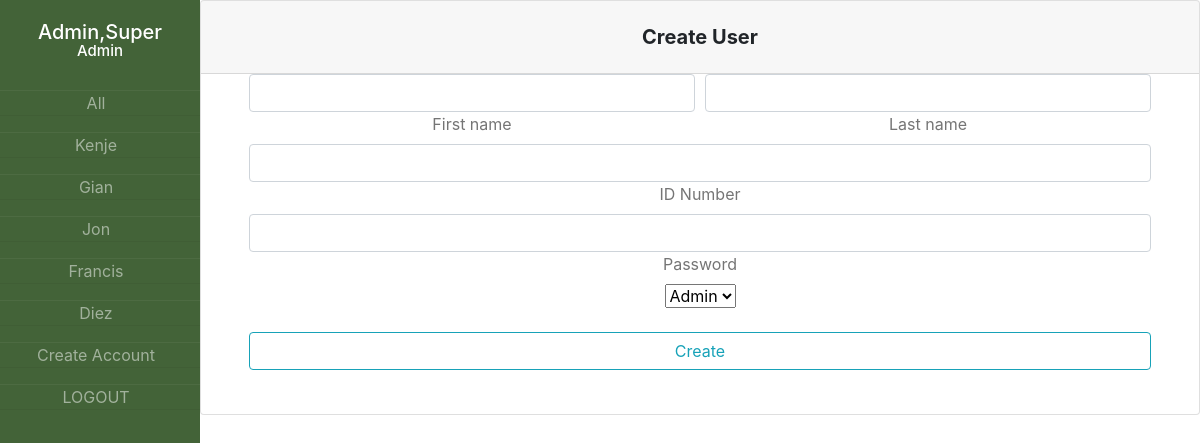
The page /createuserpage.php (signed in) on the database its author committed.
### tables this page shows
CREATE TABLE `DriverInformation` (
  `uid` int(10) NOT NULL,
  `Driver_ID` varchar(256) NOT NULL,
  `Date` date NOT NULL,
  `Driver_Name` varchar(256) NOT NULL,
  `Driver_Status` varchar(256) NOT NULL DEFAULT 'Not Disbursed',
  `Total_Amount` int(10) NOT NULL,
  `Collectibles` int(10) NOT NULL
);

### createuserpage.php (the view, shortened to what this page needs)
<!doctype html>
<html lang="en">
<head>
    <link rel="stylesheet" href="css/bootstrap.min.css">
    <link rel="stylesheet" href="css/dashboard.css">
</head>
<body>
<div class="wrapper">
    <div class="sidebar">
        <?php
            echo "<h1>";
            echo $_SESSION['S_lastname'].",".$_SESSION['S_firstname'];
            echo "</h1>";
            echo "<h2>";
            echo $_SESSION['S_UserType'];
            echo "</h2>";
        ?>
        <ul>
            <li><a href="dashboard.php?searchdate=<?php echo date('Y-m-j');?>">All</a></li>
            <?php
                $servername = "localhost";
                $username = "root";
                $password = "";
                $dbname = "ourserver";
                $conn = new mysqli($servername, $username, $password, $dbname);
                $sql = "SELECT * FROM DriverInformation";
                $result = $conn->query($sql);
                if ($result->num_rows > 0) {
                    $names = array();
                    while($row = $result->fetch_assoc()) {
                        if(!in_array($row["Driver_Name"],$names)){
                            echo '<li><a href="driver.php?driver='.$row["Driver_Name"].'">' .$row["Driver_Name"]. '</a></li>';
                        }
                        array_push($names, $row["Driver_Name"]);
                    }
                }
                else {
                    echo "No record";
                }
                if($_SESSION['S_UserType']=='Admin'){
                    echo '<li><a href="createuserpage.php">Create Account</a></li>';
                }
                echo '<li><a href="logout.php">LOGOUT</a></li>';
            ?>
        </ul>
    </div>
    <div class="main">
        <div class="register">
            <div class="card">
                <h5 class="card-header info-color white-text text-center py-4">
                    <strong>Create User</strong>
                </h5>
                <div class="card-body px-lg-5 pt-0">
                    <form class="text-center" style="color: #757575;" action="createuserprocess.php" method="POST">
                        <div class="form-row">
                            <div class="col">
                                <div class="md-form">
                                    <input type="text" id="materialRegisterFormFirstName" class="form-control" name="firstname" required="required">
                                    <label for="materialRegisterFormFirstName">First name</label>
                                </div>
                            </div>
                            <div class="col">
                                <div class="md-form">
                                    <input type="text" id="materialRegisterFormFirstName" class="form-control" name="lastname" required="required">
                                    <label for="materialRegisterFormFirstName">Last name</label>
                                </div>
                            </div>
                        </div>
                        <div class="md-form mt-0">
                            <input type="text" id="materialRegisterFormFirstName" class="form-control" name="username" required="required">
                            <label for="materialRegisterFormFirstName">ID Number</label>
                        </div>
                        <div class="md-form">
                            <input type="password" id="materialRegisterFormPassword" class="form-control" aria-describedby="materialRegisterFormPasswordHelpBlock" name="password" required="required">
                            <label for="materialRegisterFormPassword">Password</label>
                        </div>
                        <select name="usertype">
                            <option value="Admin">Admin</option>
                        </select>
                        <button class="btn btn-outline-info btn-rounded btn-block my-4 waves-effect z-depth-0" type="submit">Create</button>
                    </form>
                </div>
            </div>
        </div>
    </div>
</div>
</body>
</html>

### css/dashboard.css (style rules this page uses)
.wrapper { display: flex; position: relative; }
.wrapper .sidebar { position: fixed; width: 200px; height: 100%; background-color: rgb(67, 99, 56); padding-top: 20px; }
.wrapper .sidebar h1 { text-align: center; font-size: 20px; color: white; }
.wrapper .sidebar h2 { text-align: center; margin-top: -5%; margin-bottom: 15%; font-size: 15px; color: white; }
.wrapper .sidebar ul li { text-align: center; list-style: none; margin-bottom: 10%; margin-left: -30%; border-bottom: 1px solid rgba(0,0,0,0.05); border-top: 1px solid rgba(255,255,255,0.05); }
.wrapper .sidebar ul li a { color: rgba(255, 255, 255, 0.5); }
.wrapper .main { width: 100%; height: 100vh; margin-left: 200px; }

### rows shown on the page
driverinformation: Driver_Name "Kenje"
driverinformation: Driver_Name "Gian"
driverinformation: Driver_Name "Jon"
driverinformation: Driver_Name "Francis"
driverinformation: Driver_Name "Diez"

### other values the page prints
$_SESSION['S_lastname'] "Admin"
$_SESSION['S_firstname'] "Super"
$_SESSION['S_UserType'] "Admin"
